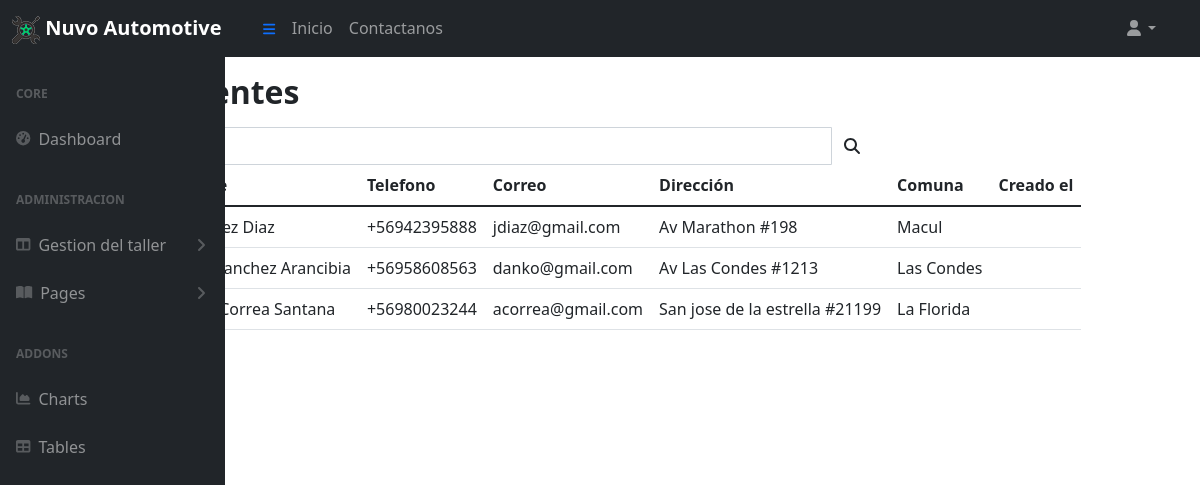
Page /admin/ViewList (signed in) on the committed database.
### tables this page shows
CREATE TABLE `client` (
  `RUT` varchar(255) NOT NULL,
  `FIRSTNAME` varchar(255) DEFAULT NULL,
  `LASTNAME` varchar(255) DEFAULT NULL,
  `SECOND_LASTNAME` varchar(255) DEFAULT NULL,
  `PHONE` varchar(255) DEFAULT NULL,
  `EMAIL` varchar(255) DEFAULT NULL,
  `ADDRESS` varchar(255) NOT NULL,
  `COMMUNE` varchar(255) NOT NULL,
  `CREATE_AT` timestamp NOT NULL DEFAULT CURRENT_TIMESTAMP,
  `UPDATED_AT` timestamp NOT NULL DEFAULT CURRENT_TIMESTAMP
);

### controllers/AdminController.php (called while the page is built, shortened)
<?php
require_once('models/client.php');
class AdminController{
    public function ViewList() {
        $client = new Client();
        $clients = $client->getAll();
        require_once('views/layout/sidebar.php');
        require_once('views/admin/client/ViewList.php');
    }
}

### config/database.php (called while the page is built)
<?php
class Database {
  public static function connect() {
    $db = new mysqli('localhost', 'root', 'root', 'nuvo-automotive');
    $db->query("SET NAMES 'utf8'");
    return $db;
  }
}

### models/client.php (called while the page is built, shortened)
<?php
class Client {
private $db;
public function __construct() {
  $this->db = Database::connect();
}
public function getAll(){
    $query = "SELECT * FROM CLIENT ORDER BY RUT ASC";
    $clientes = $this->db->query ($query);
    return $clientes;
}
}
?>

### views/admin/client/ViewList.php (the view, shortened to what this page needs)
<div class="container py-3">
  <div class="row">
    <div class="col-12 col-md-9">
      <div class="mb-3">
        <h2 class="fw-bold mb-3">Lista de clientes</h2>
        <div class="clontainer">
        <div class="col-xs-3">
                    <div class="input-group">
                      <input type="text" class="form-control" placeholder="Buscar por nombre" id='q' onkeyup="load(1);">
                      <span class="input-group-btn">
                        <button class="btn btn-default" type="button" onclick='load(1);'><i class='fa fa-search'></i></button>
                      </span>
                    </div>
                </div>
        <div class="table-responsive">
          <table class="table">
            <thead>
              <tr>
                <th>RUT</th>
                <th>Nombre</th>
                <th>Telefono</th>
                <th>Correo</th>
                <th>Dirección</th>
                <th>Comuna</th>
                <th>Creado el</th>
              </tr>
            </thead>
            <tbody>
              <?php while ($client = $clients->fetch_object()): ?>
              <tr>
                <td><?= $client->RUT ?></td>
                <td><?= $client->FIRSTNAME . ' ' . $client->LASTNAME . ' ' . $client->SECOND_LASTNAME?></td>
                <td><?= $client-> PHONE?></td>
                <td><?= $client->EMAIL ?></td>
                <td><?= $client->ADDRESS ?></td>
                <td><?= $client->COMMUNE ?></td>
                <td><?= $client->CREATED_AT ?></td>
              </tr>
              <?php endwhile; ?>
            </tbody>
          </table>
        </div>
      </div>
    </div>
  </div>
</div>

### views/layout/start.php (shortened to what this page needs)
<!DOCTYPE html>
<html lang="es">
<head>
  <link rel="stylesheet" href="<?= APP_URL . 'assets/css/main.css' ?>">
</head>

### views/layout/navbar.php (shortened to what this page needs)
<nav class="navbar navbar-expand-lg navbar-dark bg-primary">
  <div class="container-fluid">
    <a href="<?= APP_URL ?>" title="Página de inicio" class="navbar-brand fw-bold">
      <img src="<?= APP_URL . 'assets/img/logo_x28.png' ?>" alt="<?= APP_NAME ?>" class="logo">
      Nuvo Automotive
    </a>
    <button class="btn btn-link btn-sm order-1 order-lg-0 ms-3 me-4 me-lg-0" id="sidebarToggle" href="#!">
      <i class="fas fa-bars"></i>
    </button>
    <div class="collapse navbar-collapse" id="navbarColor01">
      <ul class="navbar-nav me-auto mb-2 mb-lg-0">
        <li class="nav-item">
          <a href="" class="nav-link">Inicio</a>
        </li>
        <li class="nav-item">
          <a href="" class="nav-link">Contactanos</a>
        </li>
      </ul>
      <ul class="navbar-nav ms-auto mb-2 mb-lg-0">
        <?php if (isset($_SESSION['logged'])) { ?>
        <div class="nav-logout">
          <ul class="navbar-nav ms-auto ms-md-0 me-3 me-lg-4">
            <li class="nav-item dropdown">
              <a class="nav-link dropdown-toggle" id="navbarDropdown" href="#" role="button" data-bs-toggle="dropdown" aria-expanded="false"><i class="fas fa-user fa-fw"></i></a>
            </li>
          </ul>
        </div>
        <?php } else { ?>
        <li class="nav-item">
          <a href="<?= APP_URL . 'account/login' ?>" class="nav-link">Iniciar sesión</a>
        </li>
        <?php } ?>
      </ul>
    </div>
  </div>
</nav>

### index.php (shortened to what this page needs)
<?php
require_once('config/database.php');
require_once('views/layout/start.php');
require_once('views/layout/navbar.php');
if (isset($_GET['controller'])) {
  $controllerName = $_GET['controller'] . 'Controller';
} elseif (!isset($_GET['controller']) && !isset($_GET['action'])) {
  $controllerName = CONTROLLER_DEFAULT;
} else {
  Utils::showError();
  exit();
}
if (class_exists($controllerName)) {
  $controller = new $controllerName();
  if (isset($_GET['action']) && method_exists($controller, $_GET['action'])) {
    $action = $_GET['action'];
    $controller->$action();
  } elseif (!isset($_GET['controller']) && !isset($_GET['action'])) {
    $actionDefault = ACTION_DEFAULT;
    $controller->$actionDefault();
  } else {
    Utils::showError();
  }
} else {
  Utils::showError();
}
require_once('views/layout/end.php');
?>

### views/layout/sidebar.php (shortened to what this page needs)
<div class="sb-nav-fixed">
    <div id="layoutSidenav">
        <div id="layoutSidenav_nav">
            <nav class="sb-sidenav accordion sb-sidenav-dark" id="sidenavAccordion">
                <div class="sb-sidenav-menu">
                    <div class="nav">
                        <div class="sb-sidenav-menu-heading">Core</div>
                        <a class="nav-link" href=" <?= APP_URL . 'admin/dashboard' ?>">
                            <div class="sb-nav-link-icon"><i class="fas fa-tachometer-alt"></i></div>
                            Dashboard
                        </a>
                        <div class="sb-sidenav-menu-heading">Administracion</div>
                        <a class="nav-link collapsed" href="#" data-bs-toggle="collapse"
                            data-bs-target="#collapseLayouts" aria-expanded="false" aria-controls="collapseLayouts">
                            <div class="sb-nav-link-icon"><i class="fas fa-columns"></i></div>
                            Gestion del taller
                            <div class="sb-sidenav-collapse-arrow"><i class="fas fa-angle-down"></i></div>
                        </a>
                        <a class="nav-link collapsed" href="#" data-bs-toggle="collapse" data-bs-target="#collapsePages"
                            aria-expanded="false" aria-controls="collapsePages">
                            <div class="sb-nav-link-icon"><i class="fas fa-book-open"></i></div>
                            Pages
                            <div class="sb-sidenav-collapse-arrow"><i class="fas fa-angle-down"></i></div>
                        </a>
                        <div class="sb-sidenav-menu-heading">Addons</div>
                        <a class="nav-link" href="charts.html">
                            <div class="sb-nav-link-icon"><i class="fas fa-chart-area"></i></div>
                            Charts
                        </a>
                        <a class="nav-link" href="tables.html">
                            <div class="sb-nav-link-icon"><i class="fas fa-table"></i></div>
                            Tables
                        </a>
                    </div>
                </div>
            </nav>
        </div>
    </div>

### views/layout/end.php (shortened to what this page needs)
  </body>
</html>

### rows in the picture
client: SECOND_LASTNAME "Diaz", PHONE "+56942395888", EMAIL "jdiaz@gmail.com", ADDRESS "Av Marathon #198", COMMUNE "Macul"
client: LASTNAME "Sanchez", SECOND_LASTNAME "Arancibia", PHONE "+56958608563", EMAIL "danko@gmail.com", ADDRESS "Av Las Condes #1213", COMMUNE "Las Condes"
client: LASTNAME "Correa", SECOND_LASTNAME "Santana", PHONE "+56980023244", EMAIL "acorrea@gmail.com", ADDRESS "San jose de la estrella #21199", COMMUNE "La Florida"
